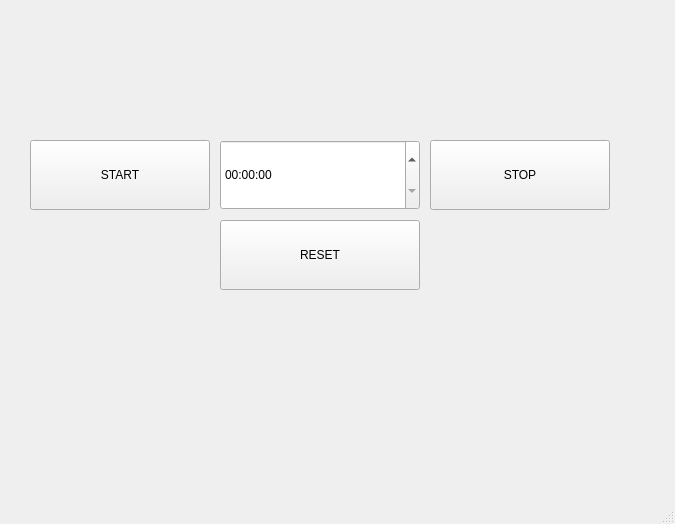
<?xml version="1.0" encoding="UTF-8"?>
<ui version="4.0">
    <class>MainWindow</class>
    <widget class="QMainWindow" name="MainWindow">
        <property name="geometry">
            <rect>
                <x>0</x>
                <y>0</y>
                <width>675</width>
                <height>524</height>
            </rect>
        </property>
        <property name="windowTitle">
            <string>MainWindow</string>
        </property>
        <widget class="QWidget" name="centralwidget">
            <widget class="QPushButton" name="start_button">
                <property name="geometry">
                    <rect>
                        <x>30</x>
                        <y>140</y>
                        <width>180</width>
                        <height>70</height>
                    </rect>
                </property>
                <property name="text">
                    <string>START</string>
                </property>
            </widget>
            <widget class="QPushButton" name="stop_button">
                <property name="geometry">
                    <rect>
                        <x>430</x>
                        <y>140</y>
                        <width>180</width>
                        <height>70</height>
                    </rect>
                </property>
                <property name="text">
                    <string>STOP</string>
                </property>
            </widget>
            <widget class="QLabel" name="data_label">
                <property name="geometry">
                    <rect>
                        <x>400</x>
                        <y>20</y>
                        <width>241</width>
                        <height>71</height>
                    </rect>
                </property>
                <property name="font">
                    <font>
                        <family>Ubuntu Mono</family>
                        <pointsize>30</pointsize>
                        <weight>75</weight>
                        <bold>true</bold>
                    </font>
                </property>
                <property name="text">
                    <string/>
                </property>
                <property name="alignment">
                    <set>Qt::AlignCenter</set>
                </property>
            </widget>
            <widget class="QTimeEdit" name="timeEdit">
                <property name="geometry">
                    <rect>
                        <x>220</x>
                        <y>140</y>
                        <width>200</width>
                        <height>70</height>
                    </rect>
                </property>
            </widget>
            <widget class="QPushButton" name="stop_button_2">
                <property name="geometry">
                    <rect>
                        <x>220</x>
                        <y>220</y>
                        <width>200</width>
                        <height>70</height>
                    </rect>
                </property>
                <property name="text">
                    <string>RESET</string>
                </property>
            </widget>
        </widget>
        <widget class="QMenuBar" name="menubar">
            <property name="geometry">
                <rect>
                    <x>0</x>
                    <y>0</y>
                    <width>675</width>
                    <height>22</height>
                </rect>
            </property>
        </widget>
        <widget class="QStatusBar" name="statusbar"/>
    </widget>
    <resources/>
    <connections/>
</ui>
